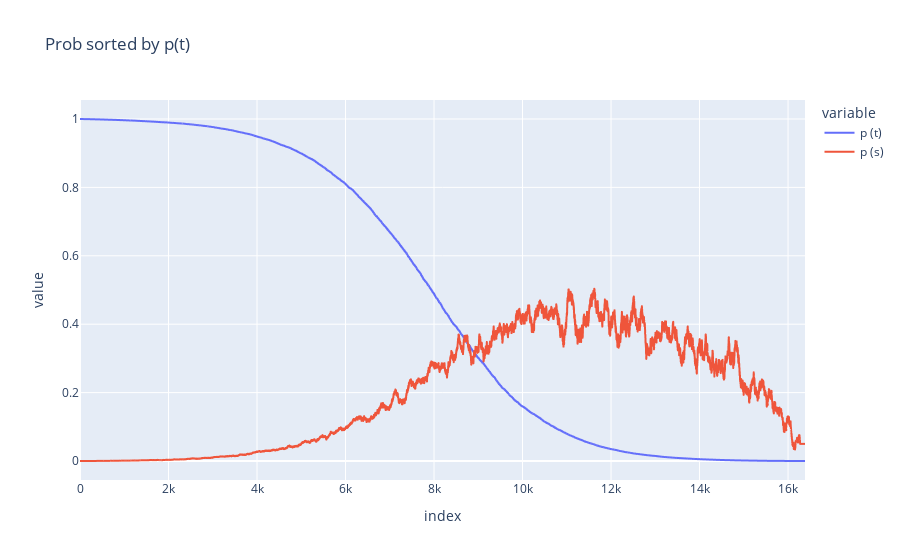

This figure's notebook cell:
### Code cell
# Create a DataFrame with both sets of data
df = pd.DataFrame({
    'index': range(len(sorted_evals)),
    'line1': [x[1] for x in sorted_evals],
    'line2': pss_sorted,
})

# Create the line plot with both lines
fig = px.line(df, x='index', y=['line1', 'line2'], title='Prob sorted by p(t)')

# Update the legend labels if needed
fig.update_traces(name='p (t)', selector=dict(name='line1'))
fig.update_traces(name='p (s)', selector=dict(name='line2'))

# Show the plot
fig.show()

### Figure 1 — Plotly figure (JSON) as saved in the notebook; plotly's stock layout.template omitted (floating-point values rounded to 4 significant figures; data arrays with more than 128 entries replaced by an {"elided": "..."} marker saying what was removed)
{"data": [{"hovertemplate": "variable=line1<br>index=%{x}<br>value=%{y}<extra></extra>", "legendgroup": "line1", "line": {"color": "#636efa", "dash": "solid"}, "marker": {"symbol": "circle"}, "mode": "lines", "name": "p (t)", "showlegend": true, "type": "scattergl", "x": {"elided": "16384 int values"}, "xaxis": "x", "y": {"elided": "16384 float values"}, "yaxis": "y"}, {"hovertemplate": "variable=line2<br>index=%{x}<br>value=%{y}<extra></extra>", "legendgroup": "line2", "line": {"color": "#EF553B", "dash": "solid"}, "marker": {"symbol": "circle"}, "mode": "lines", "name": "p (s)", "showlegend": true, "type": "scattergl", "x": {"elided": "16384 int values"}, "xaxis": "x", "y": {"elided": "16384 float values"}, "yaxis": "y"}], "layout": {"legend": {"title": {"text": "variable"}, "tracegroupgap": 0}, "title": {"text": "Prob sorted by p(t)"}, "xaxis": {"anchor": "y", "domain": [0, 1], "title": {"text": "index"}}, "yaxis": {"anchor": "x", "domain": [0, 1], "title": {"text": "value"}}}}
